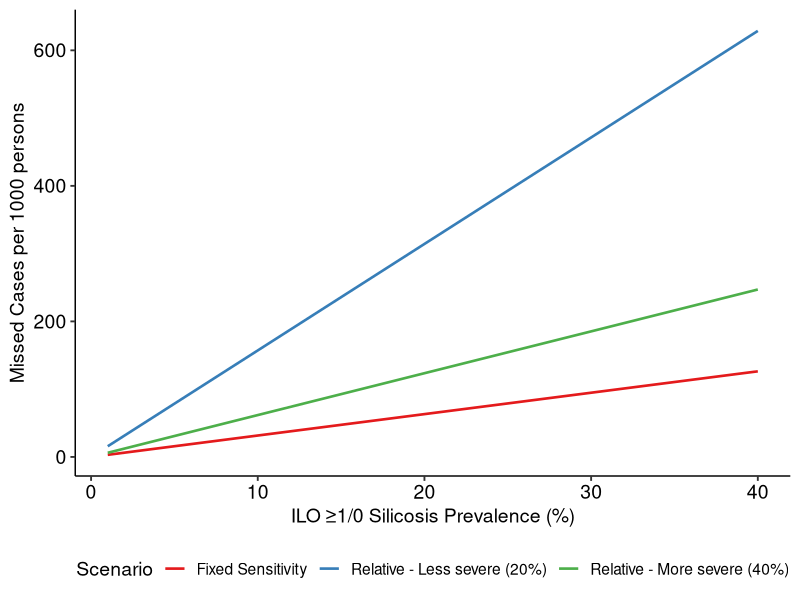
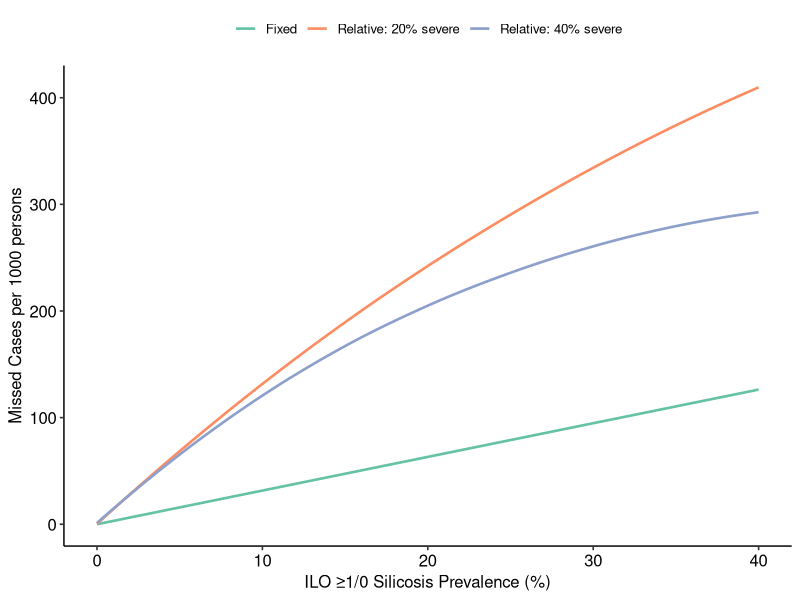
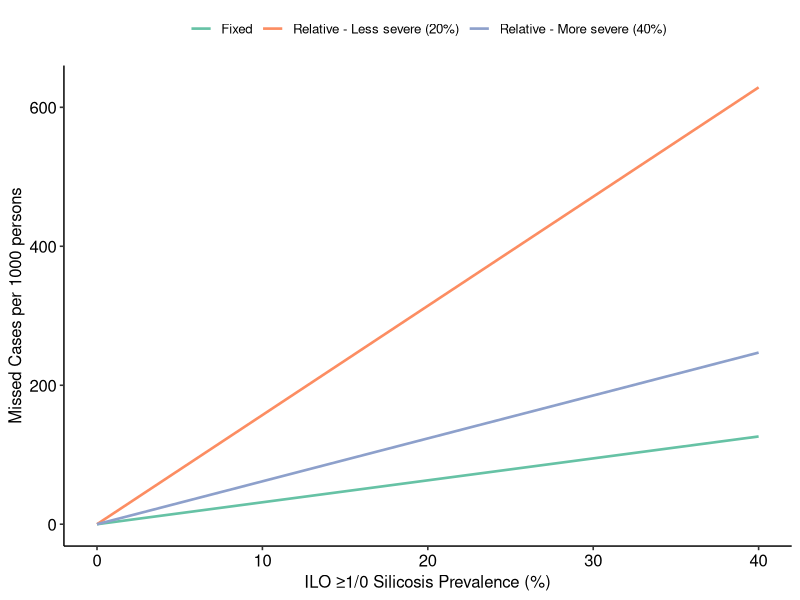
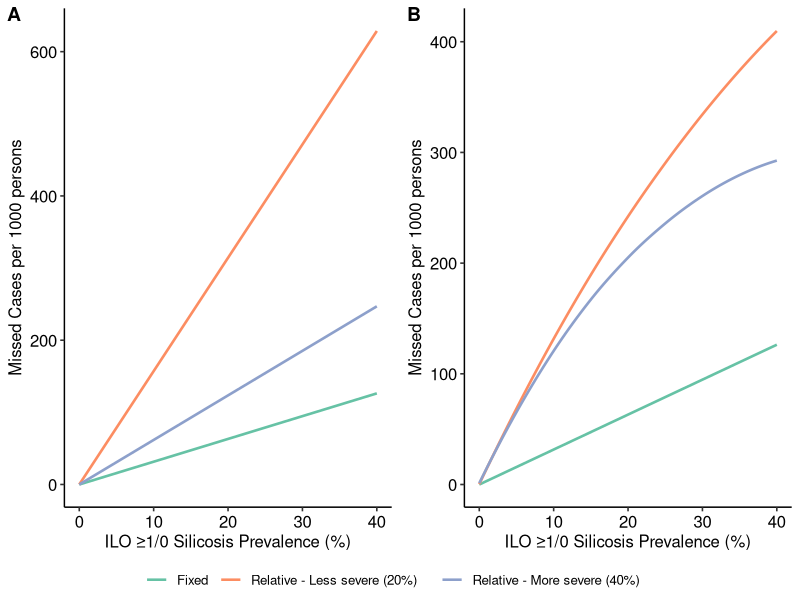
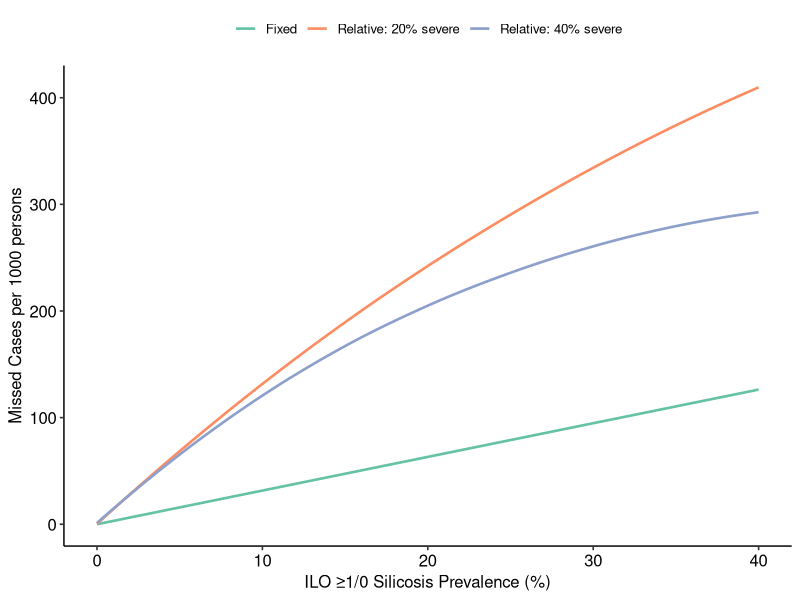
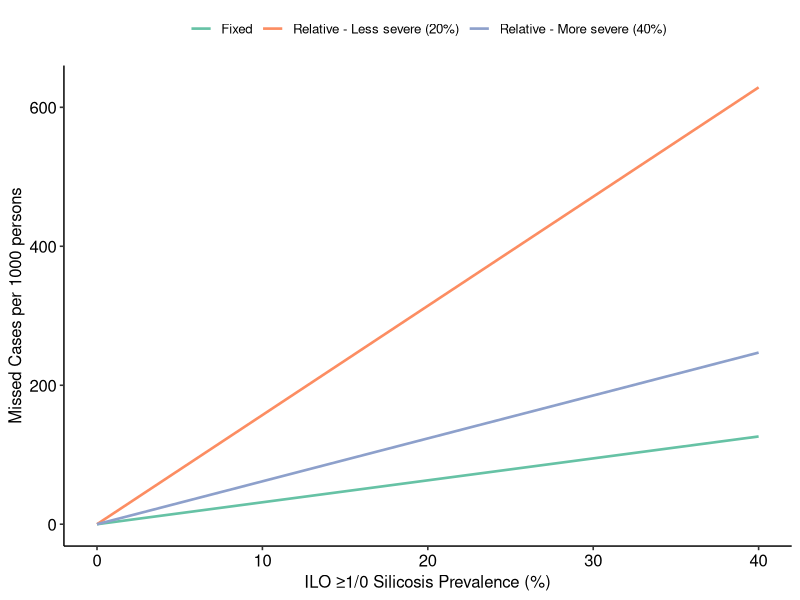
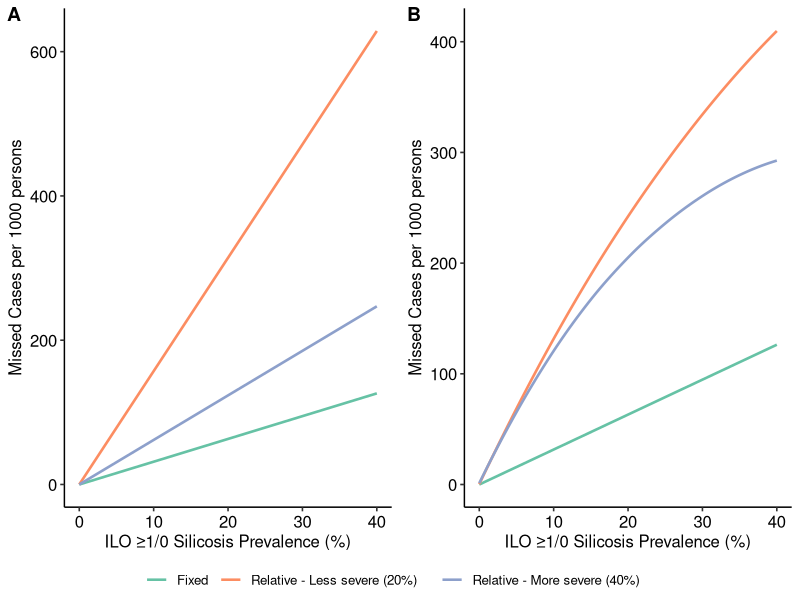

Recreate these plots in R, in order.
# libraries if not loaded in prior
library(tidyverse)
library(purrr)
library(ggpubr)

# set wd 
setwd("~/Library/CloudStorage/Dropbox/PhD/BSc 2024/Silicosis - Systematic Review/Missed cases")

##############
# Set up DFs #
##############
#Hypothetical populations (cases per 1000)
pop <- data.frame(
  prevalence = c("Low", "Medium", "High"),
  cases_cxr = c(50, 150, 300)  # 5%, 15%, 30% of 1000
)

# Proportions (ILO >=2/1 relative to >=1/0 ref-unconfirmed)
severity <- c(0.20, 0.40)  # 20% and 40%

# Fixed sensitivity from HRCT meta-analysis
fixed_sens <- 0.76
fixed_lower <- 0.63
fixed_upper <- 0.86

# Meta-regression coefficients and SEs from lm_ilo21 (ref-unconfirmed)
intercept <- 0.1595
slope <- 1.1468
se_intercept <- 0.1991
se_slope <- 0.3622

# Calculate missed cases & NNS
calc_metrics <- function(cases_cxr, sens) {
  true_cases <- cases_cxr / sens
  missed <- round(true_cases - cases_cxr, 0)
  nns <- ifelse(missed == 0, Inf, round(1000 / missed, 0))
  return(list(missed = missed, nns = nns))
}

# Create results data frame
results <- expand.grid(
  prevalence = pop$prevalence,
  severity = severity,
  scenario = c("Fixed", "Relative")
) %>%
  left_join(pop, by = "prevalence") %>%
  mutate(
    ilo21_prop = severity,
    sens = case_when(
      scenario == "Fixed" ~ fixed_sens,
      scenario == "Relative" ~ pmin(intercept + slope * ilo21_prop, 1)
    ),
    sens_se = case_when(
      scenario == "Fixed" ~ NA_real_,
      scenario == "Relative" ~ sqrt(se_intercept^2 + (ilo21_prop * se_slope)^2)
    ),
    sens_lower = case_when(
      scenario == "Fixed" ~ fixed_lower,
      scenario == "Relative" ~ pmax(intercept + slope * ilo21_prop - 1.96 * sens_se, 0)
    ),
    sens_upper = case_when(
      scenario == "Fixed" ~ fixed_upper,
      scenario == "Relative" ~ pmin(intercept + slope * ilo21_prop + 1.96 * sens_se, 1)
    )
  ) %>%
  mutate(
    metrics = pmap(list(cases_cxr = cases_cxr, sens = sens), calc_metrics),
    missed = map_dbl(metrics, "missed"),
    nns = map_dbl(metrics, "nns"),
    missed_lower = pmap_dbl(list(cases_cxr, sens_upper), ~ round(..1 / ..2 - ..1, 0)),
    missed_upper = pmap_dbl(list(cases_cxr, sens_lower), ~ round(..1 / ..2 - ..1, 0)),
    nns_lower = pmap_dbl(list(missed_upper), ~ ifelse(..1 == 0, Inf, round(1000 / ..1, 0))),
    nns_upper = pmap_dbl(list(missed_lower), ~ ifelse(..1 == 0, Inf, round(1000 / ..1, 0)))
  ) %>%
  mutate(
    sens_ci = sprintf("%.2f (%.2f-%.2f)", sens, sens_lower, sens_upper),  # Hyphen instead of en-dash
    missed_ci = pmap_chr(list(missed, missed_lower, missed_upper), ~ {
      m <- ifelse(is.finite(..1), sprintf("%d", ..1), "Inf")
      l <- ifelse(is.finite(..2), sprintf("%d", ..2), "Inf")
      u <- ifelse(is.finite(..3), sprintf("%d", ..3), "Inf")
      paste0(m, " (", l, "-", u, ")")
    }),
    nns_ci = pmap_chr(list(nns, nns_lower, nns_upper), ~ {
      n <- ifelse(is.finite(..1), sprintf("%d", ..1), "Inf")
      l <- ifelse(is.finite(..2), sprintf("%d", ..2), "Inf")
      u <- ifelse(is.finite(..3), sprintf("%d", ..3), "Inf")
      paste0(n, " (", l, "-", u, ")")
    })
  )

# First table improved formatting
table_output <- results %>%
  mutate(severity_label = ifelse(severity == 0.20, "Less severe (20%)", "More severe (40%)")) %>%
  select(prevalence, scenario, severity_label, sens_ci, missed_ci, nns_ci) %>%
  pivot_wider(
    names_from = scenario,
    values_from = c(sens_ci, missed_ci, nns_ci),
    names_glue = "{scenario}_{.value}"  # No prefix here, we'll rename explicitly
  ) %>%
  rename(
    "Prevalence" = prevalence,
    "Severity" = severity_label,
    "CXR Fixed Sensitivity (95% CI)" = Fixed_sens_ci,
    "CXR Relative Sensitivity (95% CI)" = Relative_sens_ci,
    "CXR Fixed Missed Cases (95% CI)" = Fixed_missed_ci,
    "CXR Relative Missed Cases (95% CI)" = Relative_missed_ci,
    "CXR Fixed NNS (95% CI)" = Fixed_nns_ci,
    "CXR Relative NNS (95% CI)" = Relative_nns_ci
  ) %>%
  arrange(Prevalence, Severity)

# Second table sameres
table_publication <- table_output %>%
  mutate(
    Prevalence = case_when(
      Prevalence == "Low" ~ "Low (5%, 50/1000)",
      Prevalence == "Medium" ~ "Medium (15%, 150/1000)",
      Prevalence == "High" ~ "High (30%, 300/1000)"
    )
  ) %>%
  arrange(factor(Prevalence, levels = c("Low (5%, 50/1000)", "Medium (15%, 150/1000)", "High (30%, 300/1000)")))

# Print sample
print(table_output)
print(table_publication)

# CSV
write_csv(table_output, "table_analysis_improved.csv")
write_csv(table_publication, "table_analysis_2.csv")

# Create continuous prevalence values
prevalence_seq <- seq(1, 40, by = 0.5)  # 1% to 40% by 0.5% increments

# Expand grid with severity and scenario
continuous_results <- expand.grid(
  prevalence = prevalence_seq,
  severity = c(0.20, 0.40),  # Corrected to match your original severity values (20% and 40%)
  scenario = c("Fixed", "Relative")
) %>%
  mutate(
    cases_cxr = prevalence * 10,  # prevalence (%) * 10 to get cases per 1000
    ilo21_prop = severity,
    sens = case_when(
      scenario == "Fixed" ~ fixed_sens,
      scenario == "Relative" ~ pmin(intercept + slope * ilo21_prop, 1)
    )
  ) %>%
  mutate(
    metrics = pmap(list(cases_cxr = cases_cxr, sens = sens), calc_metrics),
    missed = map_dbl(metrics, "missed")
  ) %>%
  mutate(
    severity_label = case_when(
      scenario == "Fixed" ~ "Fixed Sensitivity",
      scenario == "Relative" & severity == 0.20 ~ "Relative - Less severe (20%)",
      scenario == "Relative" & severity == 0.40 ~ "Relative - More severe (40%)"
    )
  )

# Plot
ggplot(continuous_results, aes(x = prevalence, y = missed, color = severity_label)) +
  geom_smooth(se = FALSE, method = "loess", span = 0.8, size = 0.9) +
  labs(
    x = "ILO ≥1/0 Silicosis Prevalence (%)",
    y = "Missed Cases per 1000 persons",
    colour = "Scenario"
  ) +
  theme_pubr(base_size = 14) +
  theme(
    legend.position = "bottom",
    panel.grid.minor = element_blank()
  ) +
  scale_color_brewer(palette = "Set1")


####################
# ILO 2/1 over popn #
####################

pop <- data.frame(
  cases_cxr = c(50, 150, 300)  # 5%, 15%, 30% of 1000
)

# Meta-regression coefficients and SEs from lm_ilo2 (ref-unconfirmed)
intercept <- 0.4106803
slope <- 1.0392226
se_intercept <- 0.1431
se_slope <- 0.0559

pop$fixed <- 0.76
(pop$cases_cxr/1000)*.4
pop$rel_sens_low <- intercept + slope * (0.20*(pop$cases_cxr/1000))
pop$rel_missed_low <- round(pop$cases_cxr/pop$rel_sens_low,0) - pop$cases_cxr
pop$rel_nns_low <-  round(1000/pop$rel_missed_low,0)
pop$rel_sens_high <- intercept + slope * (0.40*(pop$cases_cxr/1000))
pop$rel_missed_high <- round(pop$cases_cxr/pop$rel_sens_high,0) - pop$cases_cxr
pop$rel_nns_high <-  round(1000/pop$rel_missed_high,0)
pop$fixed_missed <- round(pop$cases_cxr/pop$fixed,0) - pop$cases_cxr
pop$fixed_nns <-  round(1000/pop$fixed_missed,0)
pop

# Assuming cases_cxr represents the number of cases per 1000 (which is a prevalence rate)
pop <- data.frame(cases_cxr = seq(0, 400, by = 1))  # cases per 1000, adjusted from your example

fixed <- 0.76
rel_low <- pop
rel_low$sens <- pmin(intercept + slope * (0.20 * (rel_low$cases_cxr / 1000)),1)
rel_low$missed <- round(rel_low$cases_cxr / rel_low$sens, 0) - rel_low$cases_cxr

rel_high <- pop
rel_high$sens <- pmin(intercept + slope * (0.40 * (rel_high$cases_cxr / 1000)),1)
rel_high$missed <- round(rel_high$cases_cxr / rel_high$sens, 0) - rel_high$cases_cxr
fix <- pop
fix$sens <- 0.76  
fix$missed <- round(fix$cases_cxr / fix$sens, 0) - fix$cases_cxr

pop_long <- rbind(
  cbind(fix, scenario = "Fixed"),
  cbind(rel_low, scenario = "Relative: 20% severe"),
  cbind(rel_high, scenario = "Relative: 40% severe")
)
pop_long$prevalence <- pop_long$cases_cxr / 10  # Convert cases per 1000 to prevalence
tail(pop_long)

# Plot
ilo2_impact <- ggplot(pop_long, aes(x = prevalence, y = missed, color = scenario)) +
  geom_smooth(se = FALSE, method = "loess", span = 0.8, size = 0.9) +
  labs(
    x = "ILO ≥1/0 Silicosis Prevalence (%)",  # Adjusted label
    y = "Missed Cases per 1000 persons",
    colour = "Scenario"
  ) +
  theme_pubr(base_size = 12) +
  theme(
    legend.position = "top",
    legend.title = element_blank(), 
  ) +
  scale_color_brewer(palette = "Set2")
ilo2_impact

# Assuming cases_cxr represents the number of cases per 1000 (which is a prevalence rate)
pop2 <- data.frame(cases_cxr = c(50, 150, 300))  # cases per 1000, adjusted from your example

# Meta-regression coefficients and SEs from lm_ilo21 (ref-unconfirmed)
intercept <- 0.1595
slope <- 1.1468
se_intercept <- 0.1991
se_slope <- 0.3622

pop2$fixed <- 0.76
pop2$rel_sens_low <- pmin(intercept + (slope*0.20), 1)
pop2$rel_missed_low <- round(pop2$cases_cxr/pop2$rel_sens_low,0) - pop2$cases_cxr
pop2$rel_nns_low <-  round(1000/pop2$rel_missed_low,0)
pop2$rel_sens_high <- pmin(intercept + (slope*0.40), 1)
pop2$rel_missed_high <- round(pop2$cases_cxr/pop2$rel_sens_high,0) - pop2$cases_cxr
pop2$rel_nns_high <-  round(1000/pop2$rel_missed_high,0)
pop2$fixed_missed <- round(pop2$cases_cxr/pop2$fixed, 0) - pop2$cases_cxr
pop2$fixed_nns <-  round(1000/pop2$fixed_missed,0)
pop2


# Assuming cases_cxr represents the number of cases per 1000 (which is a prevalence rate)
pop2 <- data.frame(cases_cxr = seq(0, 400, by = 1))  # cases per 1000, adjusted from your example

fixed <- 0.76
rel_low2 <- pop2
rel_low2$sens <- pmin(intercept + (slope * 0.20),1)
rel_low2$missed <- round(rel_low2$cases_cxr / rel_low2$sens, 0) - rel_low2$cases_cxr

rel_high2 <- pop2
rel_high2$sens <- pmin(intercept + (slope *0.40),1)
rel_high2$missed <- round(rel_high2$cases_cxr / rel_high2$sens, 0) - rel_high2$cases_cxr

fix2 <- pop2
fix2$sens <- 0.76  
fix2$missed <- round(fix2$cases_cxr / fix2$sens, 0) - fix2$cases_cxr

pop_long2 <- rbind(
  cbind(fix2, scenario = "Fixed"),
  cbind(rel_low2, scenario = "Relative - Less severe (20%)"),
  cbind(rel_high2, scenario = "Relative - More severe (40%)")
)
pop_long2$prevalence <- pop_long2$cases_cxr / 10  # Convert cases per 1000 to prevalence
tail(pop_long2)

# Plot
ilo21_impact <- ggplot(pop_long2, aes(x = prevalence, y = missed, color = scenario)) +
  geom_smooth(se = FALSE, method = "loess", span = 0.8, size = 0.9) +
  labs(
    x = "ILO ≥1/0 Silicosis Prevalence (%)",  # Adjusted label
    y = "Missed Cases per 1000 persons",
    colour = "Scenario"
  ) +
  theme_pubr(base_size = 12) +
  theme(
    legend.position = "top",
    legend.title = element_blank(), 
  ) +
  scale_color_brewer(palette = "Set2")

ilo21_impact
 
ggsave("Supp_ilo2_impact.png", ilo2_impact, width = 6, height = 6)
ggsave("Supp_ilo21_impact.png", ilo21_impact, width = 6, height = 6)

# Arrange  and e with ggpubr, no titles 
impact <- ggpubr::ggarrange(ilo21_impact,ilo2_impact, # list of plots
                           labels = "AUTO", # labels
                           align = "hv", # Align them both, horizontal and vertical
                           ncol = 2, 
                           common.legend = TRUE,               # Create a shared legend
                           legend = "bottom" )  # number of rows
impact
ggsave("Supp_impact.jpg", impact, width = 10, height = 6)
